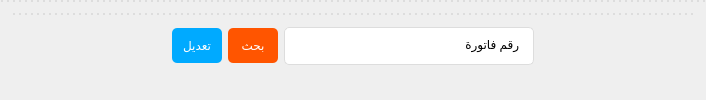
            <widget class="QFrame" name="frame_34">
             <property name="minimumSize">
              <size>
               <width>0</width>
               <height>0</height>
              </size>
             </property>
             <property name="layoutDirection">
              <enum>Qt::LeftToRight</enum>
             </property>
             <property name="styleSheet">
              <string notr="true">border-top:2px dotted#ddd;
</string>
             </property>
             <property name="frameShape">
              <enum>QFrame::StyledPanel</enum>
             </property>
             <property name="frameShadow">
              <enum>QFrame::Raised</enum>
             </property>
             <layout class="QGridLayout" name="gridLayout_51">
              <item row="0" column="0">
               <widget class="QFrame" name="frame_35">
                <property name="frameShape">
                 <enum>QFrame::StyledPanel</enum>
                </property>
                <property name="frameShadow">
                 <enum>QFrame::Raised</enum>
                </property>
                <layout class="QGridLayout" name="gridLayout_52">
                 <item row="0" column="1">
                  <widget class="QPushButton" name="pushButton_27">
                   <property name="minimumSize">
                    <size>
                     <width>50</width>
                     <height>0</height>
                    </size>
                   </property>
                   <property name="maximumSize">
                    <size>
                     <width>80</width>
                     <height>16777215</height>
                    </size>
                   </property>
                   <property name="styleSheet">
                    <string notr="true">QPushButton{
padding:10px;
border-radius:5px;
	background-color: rgb(0, 170, 255);
color:white;
margin-bottom:10px;
border:0px;

}
QPushButton:hover{
background-color: rgb(63, 126, 93);
}</string>
                   </property>
                   <property name="text">
                    <string>تعديل</string>
                   </property>
                  </widget>
                 </item>
                 <item row="0" column="3">
                  <widget class="QLineEdit" name="lineEdit_32">
                   <property name="minimumSize">
                    <size>
                     <width>250</width>
                     <height>0</height>
                    </size>
                   </property>
                   <property name="maximumSize">
                    <size>
                     <width>300</width>
                     <height>16777215</height>
                    </size>
                   </property>
                   <property name="styleSheet">
                    <string notr="true">padding:10px;
border-radius:5px;
border:1px solid#ddd;
margin-bottom:10px;</string>
                   </property>
                   <property name="text">
                    <string>رقم فاتورة </string>
                   </property>
                  </widget>
                 </item>
                 <item row="0" column="2">
                  <widget class="QPushButton" name="pushButton_28">
                   <property name="minimumSize">
                    <size>
                     <width>50</width>
                     <height>0</height>
                    </size>
                   </property>
                   <property name="maximumSize">
                    <size>
                     <width>80</width>
                     <height>16777215</height>
                    </size>
                   </property>
                   <property name="styleSheet">
                    <string notr="true">QPushButton{
padding:10px;
border-radius:5px;
	background-color: rgb(255, 85, 0);
color:white;
margin-bottom:10px;
border:0px;

}
QPushButton:hover{
background-color: rgb(63, 126, 93);
}</string>
                   </property>
                   <property name="text">
                    <string>بحث</string>
                   </property>
                  </widget>
                 </item>
                 <item row="0" column="4">
                  <spacer name="horizontalSpacer">
                   <property name="orientation">
                    <enum>Qt::Horizontal</enum>
                   </property>
                   <property name="sizeType">
                    <enum>QSizePolicy::Fixed</enum>
                   </property>
                   <property name="sizeHint" stdset="0">
                    <size>
                     <width>150</width>
                     <height>20</height>
                    </size>
                   </property>
                  </spacer>
                 </item>
                 <item row="0" column="0">
                  <spacer name="horizontalSpacer_2">
                   <property name="orientation">
                    <enum>Qt::Horizontal</enum>
                   </property>
                   <property name="sizeHint" stdset="0">
                    <size>
                     <width>150</width>
                     <height>20</height>
                    </size>
                   </property>
                  </spacer>
                 </item>
                </layout>
               </widget>
              </item>
             </layout>
            </widget>
